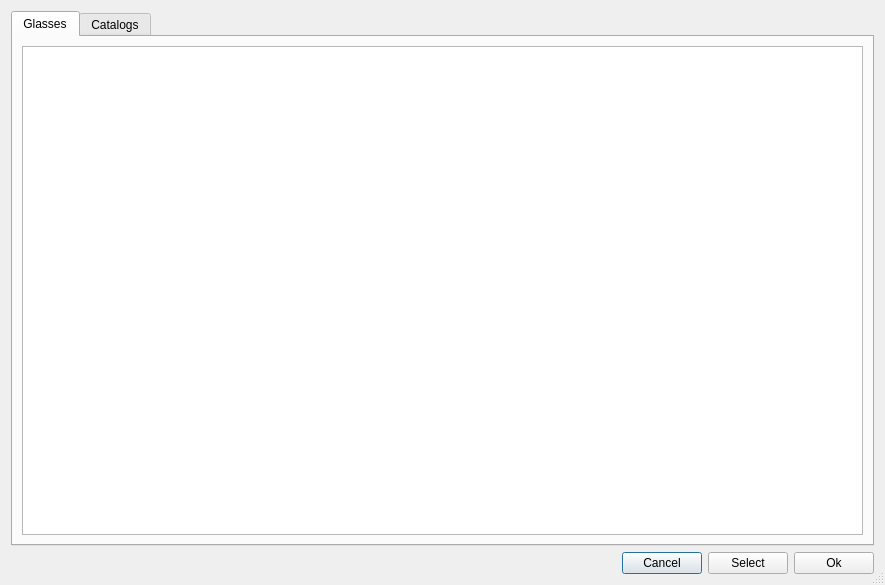
<?xml version="1.0" encoding="UTF-8"?>
<ui version="4.0">
 <class>DialogMediumManager</class>
 <widget class="QDialog" name="DialogMediumManager">
  <property name="geometry">
   <rect>
    <x>0</x>
    <y>0</y>
    <width>885</width>
    <height>585</height>
   </rect>
  </property>
  <property name="windowTitle">
   <string>Glass Manager</string>
  </property>
  <property name="windowIcon">
   <iconset resource="Astree.qrc">
    <normaloff>:/Astree/Astree.ico</normaloff>:/Astree/Astree.ico</iconset>
  </property>
  <property name="sizeGripEnabled">
   <bool>true</bool>
  </property>
  <layout class="QGridLayout" name="gridLayout">
   <item row="0" column="0">
    <layout class="QVBoxLayout" name="verticalLayout">
     <item>
      <widget class="QTabWidget" name="tabWidget">
       <property name="currentIndex">
        <number>0</number>
       </property>
       <widget class="QWidget" name="tab">
        <attribute name="title">
         <string>Glasses</string>
        </attribute>
        <layout class="QGridLayout" name="gridLayout_2">
         <item row="0" column="0">
          <widget class="QTableWidget" name="twMedium"/>
         </item>
        </layout>
       </widget>
       <widget class="QWidget" name="tab_2">
        <attribute name="title">
         <string>Catalogs</string>
        </attribute>
        <layout class="QGridLayout" name="gridLayout_3">
         <item row="0" column="0">
          <widget class="QTableWidget" name="twCatalogs"/>
         </item>
        </layout>
       </widget>
      </widget>
     </item>
     <item>
      <layout class="QHBoxLayout" name="horizontalLayout">
       <item>
        <spacer name="horizontalSpacer">
         <property name="orientation">
          <enum>Qt::Horizontal</enum>
         </property>
         <property name="sizeHint" stdset="0">
          <size>
           <width>40</width>
           <height>20</height>
          </size>
         </property>
        </spacer>
       </item>
       <item>
        <widget class="QPushButton" name="btnCancel">
         <property name="text">
          <string>Cancel</string>
         </property>
        </widget>
       </item>
       <item>
        <widget class="QPushButton" name="btnSelect">
         <property name="text">
          <string>Select</string>
         </property>
        </widget>
       </item>
       <item>
        <widget class="QPushButton" name="btnOk">
         <property name="text">
          <string>Ok</string>
         </property>
        </widget>
       </item>
      </layout>
     </item>
    </layout>
   </item>
  </layout>
 </widget>
 <resources>
  <include location="Astree.qrc"/>
 </resources>
 <connections/>
</ui>
